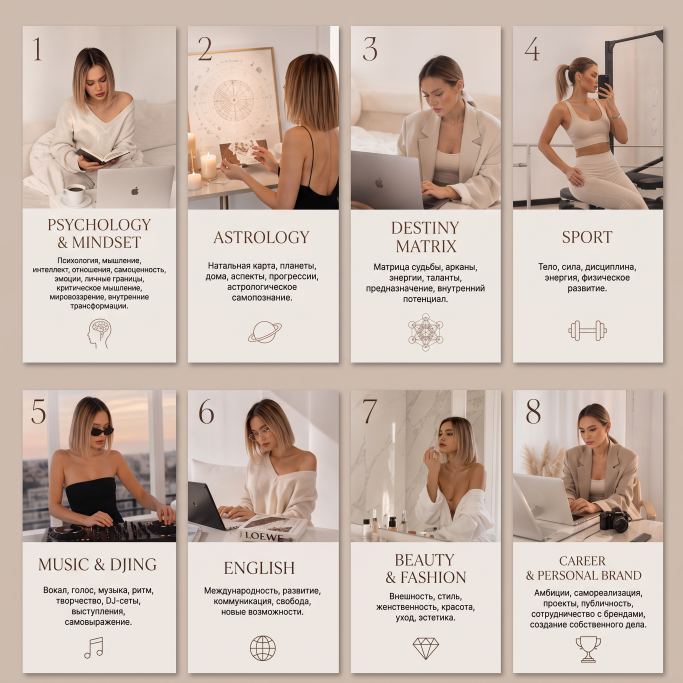
#> input picture assets/matrix-cover-collage.webp, 2048 x 2048 px (shown at 1/3 size)
$ python prepare_mercury_photo3.py
#> lines starting #> are read from the running program, lines starting #| are printed output that depends on the picture; after the words box and inside, x2 and y2 are one past the last pixel; in counts of white or black regions, pixels touching at a corner belong together
"""Extract photo 3 (woman with laptop) from the user's supplied collage."""
from pathlib import Path
from PIL import Image, ImageFilter
import cv2
import numpy as np
R=Path(__file__).resolve().parents[1]
im=Image.open(R/'assets/matrix-cover-collage.webp').convert('RGB').crop((1053,78,1502,630))
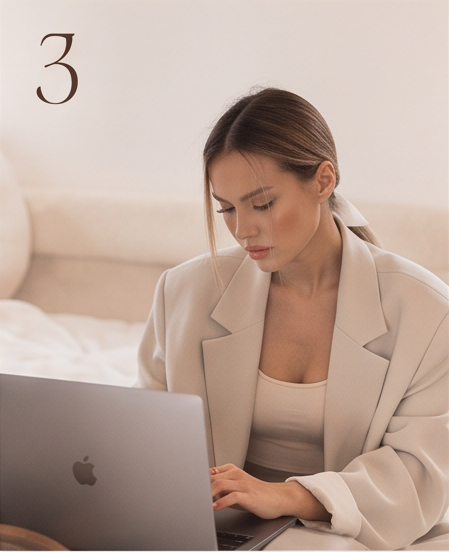
#> im: PIL image 449x552 RGB; mean R, G, B 187.2, 164.6, 152.5
rgb=np.asarray(im);h,w=rgb.shape[:2]
#> after `h, w = rgb.shape[:2]`: h = 552; w = 449
# The original portrait, jacket, hands and laptop, excluding the number/background.
poly=np.array([(202,135),(206,115),(218,99),(236,88),(259,87),(284,96),(310,113),(328,133),(337,156),(338,183),(336,205),(342,216),(356,226),(375,235),(400,245),(424,254),(448,268),(448,551),(0,551),(0,375),(137,389),(139,364),(143,334),(149,302),(159,281),(177,264),(196,254),(204,240),(205,220),(202,202),(200,177),(200,151)],np.int32)
seed=np.zeros((h,w),np.uint8);cv2.fillPoly(seed,[poly],255)
#> after `cv2.fillPoly(seed, [poly], 255)`:
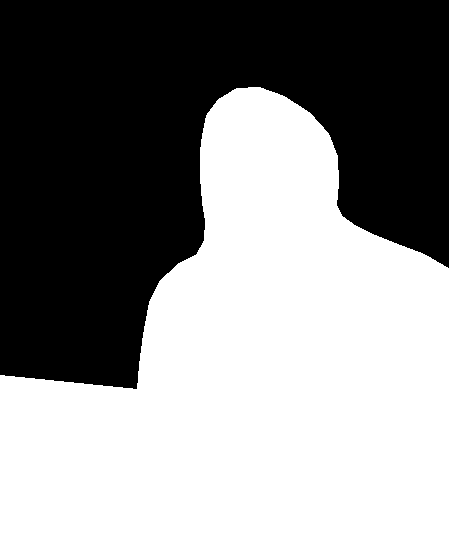
#> seed: shape (552, 449); 55% white; 1 black region, box (x1, y1, x2, y2) and area: (0, 0, 449, 389) 111550
k=lambda n:cv2.getStructuringElement(cv2.MORPH_ELLIPSE,(n,n))
inside=cv2.erode(seed,k(19));outside=cv2.dilate(seed,k(17))
mask=np.full((h,w),cv2.GC_PR_BGD,np.uint8);mask[seed>0]=cv2.GC_PR_FGD;mask[outside==0]=cv2.GC_BGD;mask[inside>0]=cv2.GC_FGD
cv2.grabCut(cv2.cvtColor(rgb,cv2.COLOR_RGB2BGR),mask,None,np.zeros((1,65),np.float64),np.zeros((1,65),np.float64),6,cv2.GC_INIT_WITH_MASK)
a=np.where((mask==cv2.GC_FGD)|(mask==cv2.GC_PR_FGD),255,0).astype('uint8')
n,lab,stats,_=cv2.connectedComponentsWithStats(a,8);a=np.where(lab==1+np.argmax(stats[1:,4]),255,0).astype('uint8')
a=np.asarray(Image.fromarray(a).filter(ImageFilter.GaussianBlur(1.2))).copy()
# Feather the cropped lower edge and the laptop's left edge; keep face intact.
for y in range(470,h):a[y]=(a[y].astype(float)*max(0,(h-1-y)/(h-1-470))).astype('uint8')
for x in range(26):a[:,x]=(a[:,x].astype(float)*(x/26)).astype('uint8')
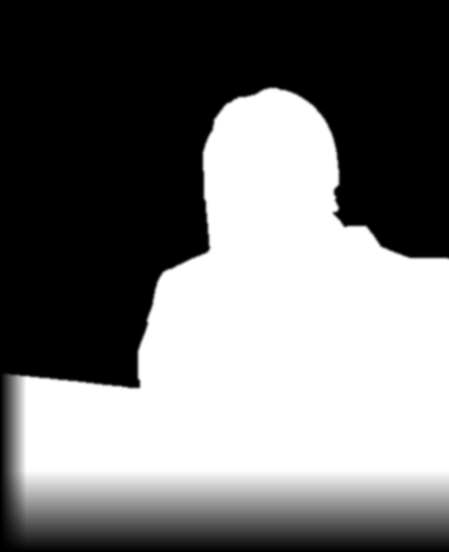
#> a: shape (552, 449); min 0, max 255, mean 118.2
im.putalpha(Image.fromarray(a));im=im.crop((0,75,449,552));im.save(R/'assets/mercury-photo3-transparent.png')
#> after `im.putalpha(Image.fromarray(a))`:
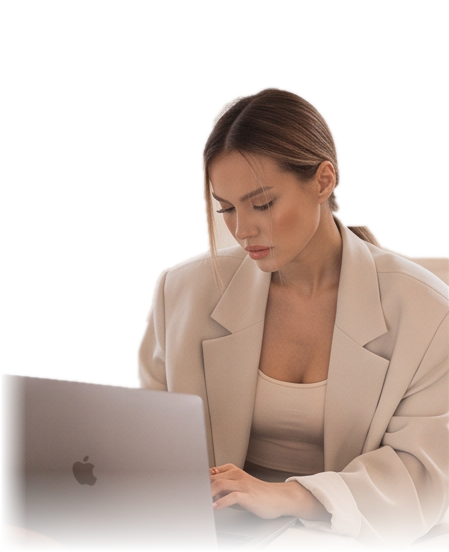
#> im: PIL image 449x552 RGBA; mean R, G, B, A 187.2, 164.6, 152.5, 118.2; transparent parts drawn white
#> after `im = im.crop((0, 75, 449, 552))`:
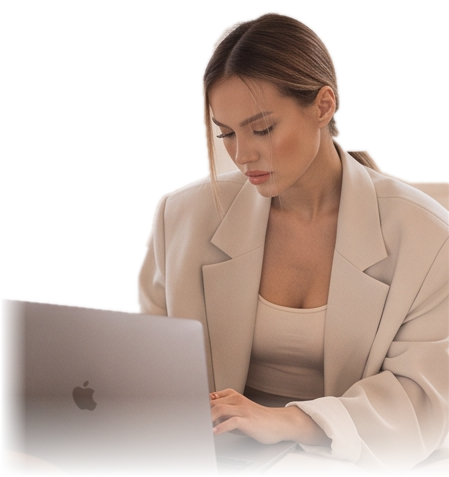
#> im: PIL image 449x477 RGBA; mean R, G, B, A 181.4, 157.1, 144.1, 136.8; transparent parts drawn white
bg=Image.new('RGB',im.size,(194,207,217));bg.paste(im,mask=im.getchannel('A'));bg.save('/home/user/mercury-photo3-cutout.png')
#> after `bg = Image.new('RGB', im.size, (194, 207, 217))`:
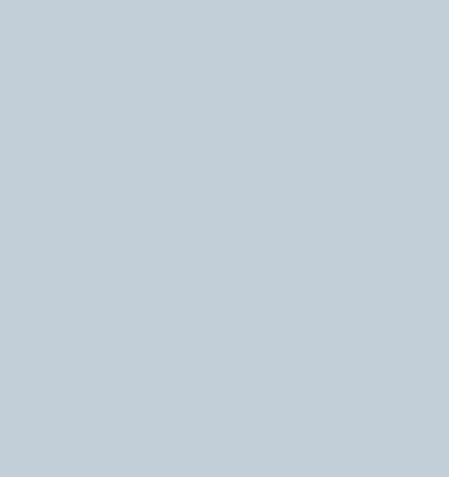
#> bg: PIL image 449x477 RGB; mean R, G, B 194, 207, 217
#> after `bg.paste(im, mask=im.getchannel('A'))`:
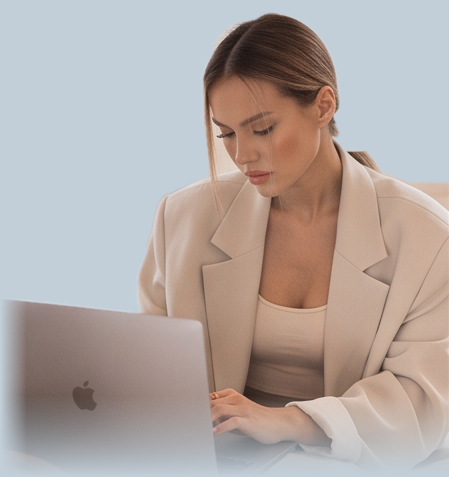
#> bg: PIL image 449x477 RGB; mean R, G, B 177.4, 167.3, 163.6
